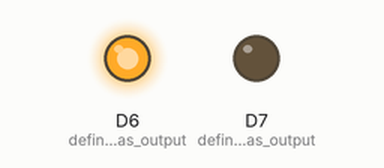
This sketch was run on a simulated ESP8266 (NodeMCU). Parts: output pins drawn as LEDs (lit = HIGH).

Above: at 1.5 s.
At 3.5 s:
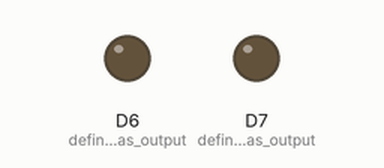
At 5.5 s:
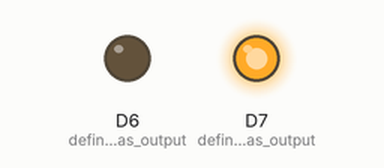
Timing chart, 0 to 9.1 s (numbered marks = the images above):
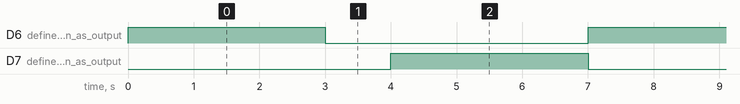

The sketch:

Fan_Module.ino
```cpp
/*
Keyestudio smart home Kit for Arduino
Project 8
Fan
http://www.keyestudio.com
*/
void setup () {
   pinMode (D7, OUTPUT); //define D7 pin as output
   pinMode (D6, OUTPUT); //define  D6 pin as output
}
void loop () {
   digitalWrite (D7, LOW);
   digitalWrite (D6, HIGH); // Reverse rotation of the motor
   delay (3000); // delay 3S
   digitalWrite (D7, LOW);
   digitalWrite (D6, LOW); // The motor stops rotating
   delay (1000); //delay 1S
   digitalWrite (D7, HIGH);
   digitalWrite (D6, LOW); // The motor rotates in the forward direction
   delay (3000); // delay 3S
}
//
```

Measured:
- by itself, D6 (define__D6_pin_as_output), D7 (define_D7_pin_as_output): alternates HIGH for 3.0 s and LOW for 4.0 s
- by itself, everything shown: repeats every 7.0 s, in 3 steps
